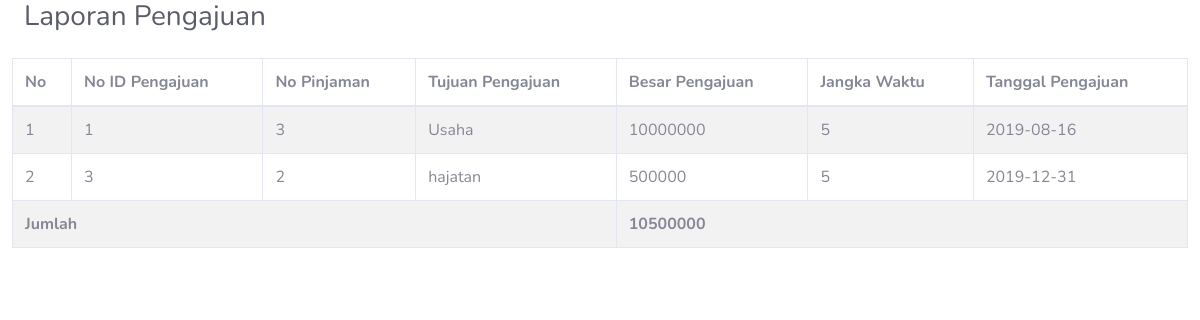
Page /admin/laporan_pengajuan_pinjaman.php on the earlier database version.
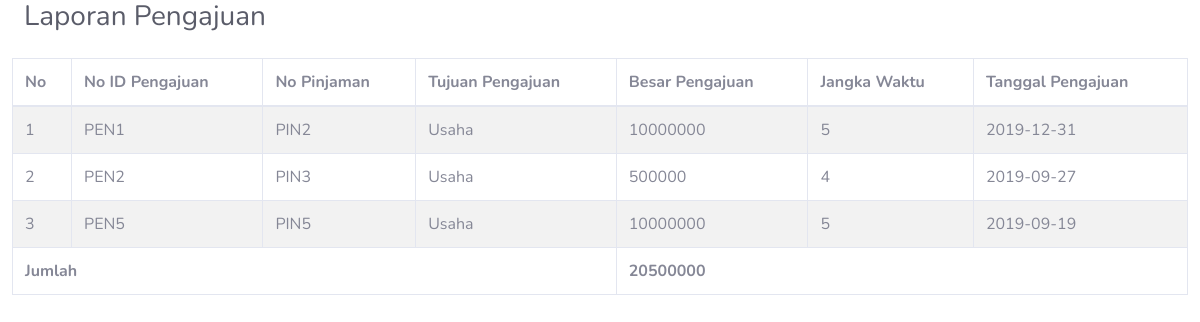
Same page on the later database version.
### tables this page shows
CREATE TABLE `pengajuan_pinjaman` (
  `idpengajuan` varchar(11) NOT NULL,
  `nopinjaman` varchar(16) NOT NULL,
  `tujuanpengajuan` varchar(11) NOT NULL,
  `besarpengajuan` int(11) NOT NULL,
  `jangkawaktupengajuan` int(11) NOT NULL,
  `tanggalpengajuan` date NOT NULL,
  `noidnasabah` varchar(21) NOT NULL,
  `barangjaminan` varchar(100) NOT NULL,
  `hargasetelahtafsir` int(11) DEFAULT NULL
);

### function.php (called while the page is built, shortened)
<?php
function tampilData($tabel, $key = null){
    if (!$key == null) {
        $query = "SELECT *, sum($key) as total FROM $tabel";
        $mysqli = Database::getInstance()->getConnection();
        $result = $mysqli->query($query);
        while($d=mysqli_fetch_array($result)){
            $data[] =$d;
        }
    }else{
        $query = "SELECT * FROM $tabel";
        $mysqli = Database::getInstance()->getConnection();
        $result = $mysqli->query($query);
        while($d=mysqli_fetch_array($result)){
            $data[] =$d;
        }
    }
    return $data ?? '';
}
function total($tabel,$key){
    $query = "SELECT sum($key) FROM $tabel";
    $mysqli = Database::getInstance()->getConnection();
    $result = $mysqli->query($query);
    while($d=mysqli_fetch_array($result)){
        $data[] =$d;
    }
    return $data ?? '';
}
function cekData($tabel){
    $query = "SELECT * FROM $tabel";
    $mysqli = Database::getInstance()->getConnection();
    $result = $mysqli->query($query);
    if ($result->num_rows == 0) {
        return true;
    }else {
        return false;
    }
}
?>

### admin/laporan_pengajuan_pinjaman.php (the view, shortened to what this page needs)
<?php
include '../function.php';
?>
<head>
<link href="../assets/css/all.min.css" rel="stylesheet" type="text/css">
<link href="../assets/css/sb-admin-2.min.css" rel="stylesheet">
</head>
        <div class="container-fluid">
          <div class="d-sm-flex align-items-center justify-content-between mb-4">
            <h1 class="h3 mb-0 text-gray-800">Laporan Pengajuan</h1>
          </div>
          <div class="row">
            <table id="pengajuan" class="table table-striped table-bordered" style="width:100%">
              <thead>
                  <tr>
                      <th>No</th>
                      <th>No ID Pengajuan</th>
                      <th>No Pinjaman</th>
                      <th>Tujuan Pengajuan</th>
                      <th>Besar Pengajuan</th>
                      <th>Jangka Waktu</th>
                      <th>Tanggal Pengajuan</th>
                  </tr>
              </thead>
              <tbody>
              <?php
              if (cekData("pengajuan_pinjaman") == true) {
              }else {
                $no = 1;
                foreach (tampilData("pengajuan_pinjaman") as $d) {
                  ?>
                    <tr>
                        <td><?= $no++ ?></td>
                        <td><?= $d['idpengajuan']; ?></td>
                        <td><?= $d['nopinjaman']; ?></td>
                        <td><?= $d['tujuanpengajuan']; ?></td>
                        <td><?= $d['besarpengajuan']; ?></td>
                        <td><?= $d['jangkawaktupengajuan']; ?></td>
                        <td><?= $d['tanggalpengajuan']; ?></td>
                    </tr>
                <?php
                  }
                ?>
                <tr>
                  <td colspan="4"><strong>Jumlah</strong></td>
                  <?php
                  foreach (total("pengajuan_pinjaman","besarpengajuan") as $data) {
                  ?>
                  <td colspan="3"><strong><?= $data[0]; ?></strong></td>
                </tr>
                <?php
                }
                ?>
              <?php
              }
              ?>
              </tbody>
            </table>
          </div>
        </div>

Differences in the rows shown:
removed pengajuan_pinjaman: idpengajuan "1", nopinjaman "3", tujuanpengajuan "Usaha", besarpengajuan "10000000", jangkawaktupengajuan "5", tanggalpengajuan "2019-08-16"
removed pengajuan_pinjaman: idpengajuan "3", nopinjaman "2", tujuanpengajuan "hajatan", besarpengajuan "500000", jangkawaktupengajuan "5", tanggalpengajuan "2019-12-31"
added pengajuan_pinjaman: idpengajuan "PEN1", nopinjaman "PIN2", tujuanpengajuan "Usaha", besarpengajuan "10000000", jangkawaktupengajuan "5", tanggalpengajuan "2019-12-31"
added pengajuan_pinjaman: idpengajuan "PEN2", nopinjaman "PIN3", tujuanpengajuan "Usaha", besarpengajuan "500000", jangkawaktupengajuan "4", tanggalpengajuan "2019-09-27"
added pengajuan_pinjaman: idpengajuan "PEN5", nopinjaman "PIN5", tujuanpengajuan "Usaha", besarpengajuan "10000000", jangkawaktupengajuan "5", tanggalpengajuan "2019-09-19"
Other differences:
new list line: "20500000"
list line gone: "10500000"
